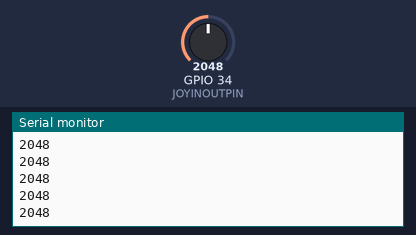
This sketch was run on a simulated ESP32. On the bench: the last lines printed to the serial monitor. The test bench sets the inputs (shaded band); at power-on: GPIO 34 (JOYINOUTPIN) = 2048.

Above: at 1.2 s.
1.3 s: GPIO 34 (JOYINOUTPIN) set to 2866
At 1.31 s:
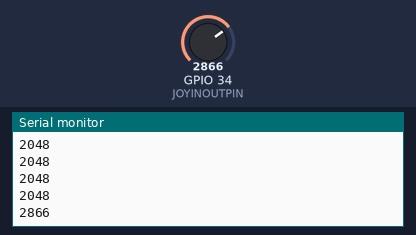
2.8 s: GPIO 34 (JOYINOUTPIN) set to 3603
At 2.81 s:
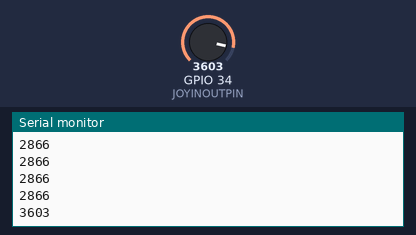
Timing chart, 0 to 5.8 s (numbered marks = the images above; inputs shaded):
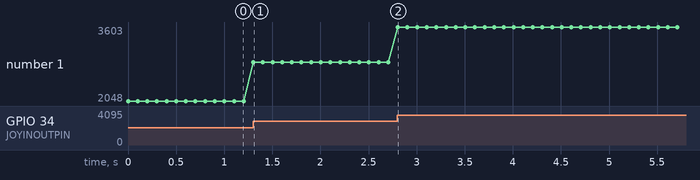

The sketch:

BASIC-JOYSTICK-TEST.ino
```cpp
// ESP32 Test Basic-Joystick-Test

// Output
// View in serial monitor at speed 115200
// Moving joystick one way so decrease value to 0
// Moving other way will increase value to 4095

#include "joystick.h"

void update_joystick(void)
{
  int joyval;
  joyval = analogRead(JOYINOUTPIN);             // range is 0 - 4095, midpoint is 2047
  Serial.println(joyval);
}

void init_joystick(void)
{
  pinMode(JOYINOUTPIN, INPUT);
  Serial.println("joystick: initialise joystick");
}

void setup(void)
{
  Serial.begin(115200);
  init_joystick();
}

void loop(void)
{
  update_joystick();
  // small delay so things do not happen so fast
  delay(100);
}
```

joystick.h
```cpp
// (licence header left out)
// 2-AXIS Analog Thumb Joystick for Arduino
// https://www.ebay.com/itm/1PCS-New-PSP-2-Axis-Analog-Thumb-GAME-Joystick-Module-3V-5V-For-arduino-PSP/401236361097
// https://www.ebay.com/itm/1PCS-New-PSP-2-Axis-Analog-Thumb-GAME-Joystick-Module-3V-5V-For-arduino-PSP/232426858990
//
// Keyes KY-023 PS2 style 2-Axis Joystick with Switch
// https://www.ebay.com/sch/i.html?_from=R40&_trksid=p2510209.m570.l1313&_nkw=Keyes+KY-023+PS2+style+2-Axis+Joystick+with+Switch&_sacat=0
//
// On ESP32 analog input is 0-4095. GND=GND, VCC=3.3V
// ADC2 pins cannot be used when WiFi is being used
// ADC2 [GPIO4/GPIO2/GPIO15/GPIO13/GPIO12/GPIO14/GPIO27/GPIO26/GPIO25]
// If using WiFi use ADC1 pins
// ADC1 [GPIO33/GPIO32/GPIO35/GPIO34/GPIO39/GPIO36]

// If using JOYSTICK TYPE2 WITH SWITCH
// Wire SW to J15-y HEADER ON PCB, and install jumper on J16-PB0EN

#ifndef joystick_h
#define joystick_h

// ======================================================================
// Includes
// ======================================================================
#include <Arduino.h>

// ======================================================================
// Definitions
// ======================================================================
#define JOYINOUTPIN   34      	// ADC1_6, D34 - Wire to X
#define JOYOTHERPIN   35      	// ADC1_7, D35 - Do not wire
#define JZEROPOINT    1837	    // value read when joystick is centered
#define JTHRESHOLD    300     	// margin of error around center position
#define JMAXVALUE     4095      // maximum value reading of joystick
#define JMINVALUE     0         // minimum value reading of joystick


#endif // pushbuttons_h
```

Measured:
- after the input at 1.3 s, the serial monitor: prints a new line at once (image 1)
- after the input at 2.8 s, the serial monitor: prints a new line at once (image 2)
- plotted number 1: 2048 → 2866 after the input at 1.3 s, 2866 → 3603 after the input at 2.8 s
